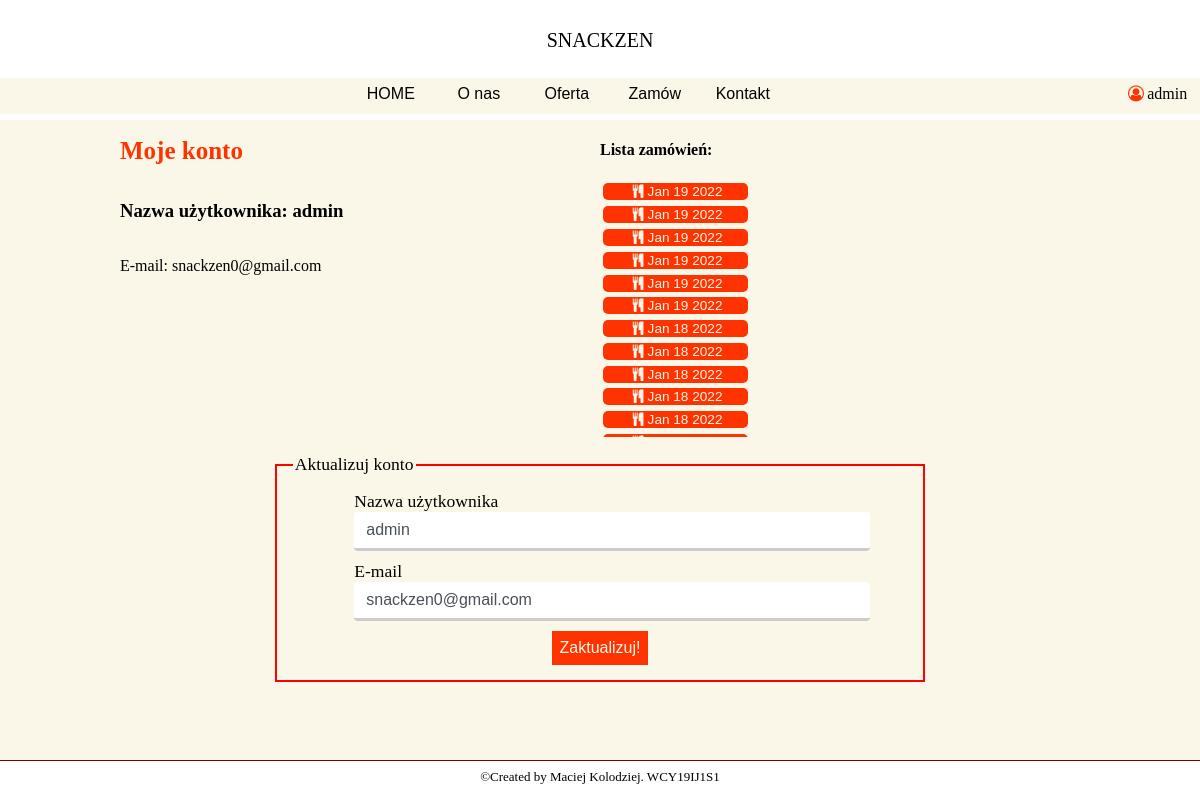
Page /account (signed in) on the committed database.
### Restaurant/models.py (models this page shows, shortened)
class User(db.Model, UserMixin):
    id = db.Column(db.Integer, primary_key=True)
    username = db.Column(db.String(20), unique=True, nullable=False)
    email = db.Column(db.String(120), unique=True, nullable=False)
    password = db.Column(db.String(60), unique=True)

class CustomerOrder(db.Model):
    id = db.Column(db.Integer, primary_key=True)
    invoice = db.Column(db.String(20), unique=True, nullable=False)
    status = db.Column(db.String(20), default='Niewiadomo', nullable=False)
    customer_id = db.Column(db.String(20), unique=False, nullable=False)
    date_created = db.Column(db.DateTime, default=datetime.utcnow, nullable=False)
    orders = db.Column(JsonEcodedDict)

### Restaurant/routes.py (the view)
@app.route("/account", methods=['GET', 'POST'])
@login_required
def account():
    form = UpdateAccountForm()
    orders = CustomerOrder.query.filter_by(customer_id=current_user.id).order_by(CustomerOrder.date_created.desc())
    if form.validate_on_submit():
        current_user.username = form.username.data
        current_user.email = form.email.data
        db.session.commit()
        flash('Twoje konto zostało zaktualizowane!','success')
        return redirect(url_for('account'))
    elif request.method == 'GET':
        form.username.data = current_user.username
        form.email.data = current_user.email
    return render_template('Account.html', title='Account', menu=menu, form=form, orders=orders)

### Restaurant/forms.py (shortened to what this page needs)
class UpdateAccountForm(FlaskForm):
    username = StringField('Nazwa użytkownika', validators=[DataRequired(), Length(min=2, max=20)])
    email = StringField('E-mail', validators=[DataRequired(), Email()])
    submit = SubmitField('Zaktualizuj!')

### Restaurant/models.py (called while the page is built)
@login_manager.user_loader
def load_user(user_id):
    return User.query.get(int(user_id))

    def process_result_value(self, value, dialect):
        if value is None:
            return {}
        else:
            return json.loads(value)

### Restaurant/templates/Account.html (shortened to what this page needs)
{% extends "layout.html" %}
{% block content %}
    <div id="information-box2">
    <div class="information-box-content4">
        <div class="information-box-content-text3">
            <h1>Moje konto</h1>
            <h3>Nazwa użytkownika: {{ current_user.username }}</h3>
            <p>E-mail: {{ current_user.email }}</p>
        </div>
    <div class="information-box-content-text3">
        <h4>Lista zamówień:</h4>
        <div class="information-box-content-menu">
            {% for order in orders %}
                <form action="orders/{{ order.invoice }}">
                    <button class="btn2" type='submit' ><i class="icon-food"></i>{{ order.date_created.strftime("%b %d %Y") }}</button>
                </form>
            {% endfor %}
        </div>
    </div>
    </div>
    <div class="information-box-content4">
        <form method="post" action="" class ='form-group-text'>
            <fieldset class ='form-group'>
                    <legend>Aktualizuj konto</legend>
                    <div class="form-group-element">
                        {{ form.username.label(class="form-control-label") }}
                        {% if form.username.errors %}
                            {{ form.username(class="form-control form-control-lg is-invalid") }}
                            <div class="invalid-feedback">
                                {% for error in form.username.errors %}
                                    <span>{{ error }}</span>
                                {% endfor %}
                            </div>
                        {% else %}
                            {{ form.username(class="form-control form-control-lg") }}
                        {% endif %}
                    </div>
                    <div class="form-group-element">
                        {{ form.email.label(class="form-control-label") }}
                        {% if form.email.errors %}
                            {{ form.email(class="form-control form-control-lg is-invalid") }}
                            <div class="invalid-feedback">
                                {% for error in form.email.errors %}
                                    <span>{{ error }}</span>
                                {% endfor %}
                            </div>
                        {% else %}
                            {{ form.email(class="form-control form-control-lg") }}
                        {% endif %}
                    </div>
                    <div class ="form-group-btn">
                         {{ form.submit(class="btn") }}
                     </div>
            </fieldset>
        </form>
    </div>
    </div>
{% endblock %}

### Restaurant/templates/layout.html (shortened to what this page needs)
<!DOCTYPE html>
<html lang="en">
<head>
    <link rel= "stylesheet" type= "text/css" href= "{{ url_for('static',filename='styles/style.css') }}">
    <link rel= "stylesheet" type= "text/css" href= "{{ url_for('static',filename='styles/fontello.css') }}">
</head>
<body>
    <div id="top-bar">
        <div id="res_name">
            <p>SNACKZEN</p>
        </div>
        <div id="contest-menu">
            {% for el in menu %}
                <a class="contest-menu-element" href="{{ el.url }}">{{ el.name }} </a>
            {% endfor %}
            {% if current_user.is_authenticated %}
                <div class="contest-menu-element-user">
            <a><i class="icon-user"></i></a>{{ current_user.username }}
            </div>
            {% endif %}
        </div>
    </div>
{% block content %}{% endblock %}
    <footer>
        <p>©Created by Maciej Kolodziej. WCY19IJ1S1</p>
    </footer>
</body>
</html>

### Restaurant/static/styles/style.css (style rules this page uses)
body { margin: 0px; height: 100vh; width: 100%; background-color: white; overflow: hidden; }
footer { border-top: groove; border-top-color: #800000; border-width: thin; text-align: center; font-size: small; }
form { width: 100%; display: grid; grid-template-columns: auto auto; grid-gap: 1%; }
footer p { margin-top: 8px; }
input[type=text],input[type=password], input[type=tel] { width: 100%; box-sizing: content-box; border: none; border-bottom: 3px solid #ccc; -webkit-transition: 0.5s; transition: 0.5s; outline: none; }
#top-bar { position: relative; width: 100%; height: 15%; background-color: white; }
#res_name { position: absolute; bottom: 40%; display: inline-block; vertical-align: middle; text-align: center; width: 100%; font-size: 20px; font-weight: lighter; }
#contest-menu { position: absolute; bottom: 5%; background-color: rgb(250,247, 232); text-align: center; width: 100%; height: 30%; }
.contest-menu-element { font-family: Arial Narrow, sans-serif; width: 7%; text-align: center; color: black; display: inline-block; height: 100%; line-height: 2; text-decoration: none; }
.contest-menu-element-user { margin-left: 28%; margin-right: -28%; text-align: center; color: black; display: inline-block; justify-content: right; height: 100%; line-height: 2; text-decoration: none; }
#information-box2 { height: 80%; width: 100%; background-color: rgb(250,247, 232); display: flex; flex-direction: column; justify-content: center; text-align: center; }
#information-box2 h1 { font-size: 25px; color: #ff3300; }
.form-group { display: flex; row-gap: 10px; text-align: left; align-items: center; flex-direction: column; justify-content: space-around; width: 80%; padding: 2%; border-color: #F00; border-style: solid; }
.form-group-element { display: flex; flex-direction: column; justify-content: space-around; width: 80%; }
.form-group-btn { display: flex; justify-content: space-around; width: 20%; }
.form-group-text { font-size: 1.1rem; display: flex; row-gap: 10px; height: 80%; text-align: left; align-items: center; flex-direction: column; justify-content: space-around; width: 80%; }
.information-box-content4 { align-self: center; width: 80%; height: 50%; display: flex; flex-direction: row; justify-content: space-around; }
.information-box-content-text3 { width: 50%; display: flex; flex-direction: column; text-align: left; overflow-y: auto; }
.information-box-content-menu { width: 100%; height: 80%; display: flex; flex-direction: column; align-items: center; overflow-y: auto; }
.icon-user { color: #ff3300; }
.form-control { width:100%; padding:.375rem .75rem; font-size:1rem; line-height:1.5; color:#495057; background-clip:padding-box; border:1px solid #ced4da; border-radius:.25rem; transition:border-color .15s ease-in-out,box-shadow .15s ease-in-out }
.btn { font-size: 1rem; background-color: #ff3300; color: rgb(250,247, 232); border: maroon; padding: .5rem; }
.btn2 { width: 50%; margin: 1%; font-size: .85rem; background-color: #ff3300; color: rgb(250,247, 232); border: maroon; border-radius: 5px; }

### rows in the picture
User: username "admin", email "snackzen0@gmail.com"
CustomerOrder: date_created "Jan 19 2022"
CustomerOrder: date_created "Jan 19 2022"
CustomerOrder: date_created "Jan 19 2022"
CustomerOrder: date_created "Jan 19 2022"
CustomerOrder: date_created "Jan 19 2022"
CustomerOrder: date_created "Jan 19 2022"
CustomerOrder: date_created "Jan 18 2022"
CustomerOrder: date_created "Jan 18 2022"
CustomerOrder: date_created "Jan 18 2022"
CustomerOrder: date_created "Jan 18 2022"
CustomerOrder: date_created "Jan 18 2022"

### other values in the picture
{{ el.name }} "HOME" "O nas" "Oferta" "Zamów" "Kontakt"
